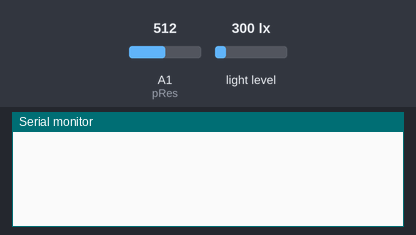
The sketch below on a simulated Arduino Uno, built with avr-gcc and run on an emulated ATmega328P. Shown: the last lines printed to the serial monitor. The test bench sets the inputs (shaded band); at power-on: light level 300 lx, A1 (pRes) = 512.

Above: at 1.2 s.
1.3 s: light level set to 40 lx
At 2.1 s:
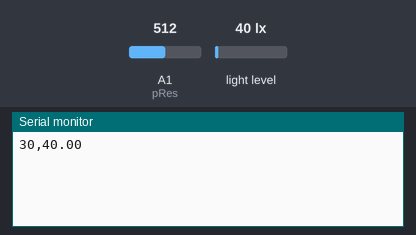
4.7 s: A1 (pRes) set to 716
At 5.4 s:
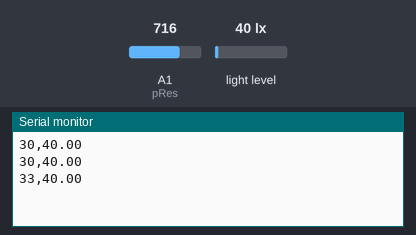
6.2 s: light level set to 500 lx
At 7.1 s:
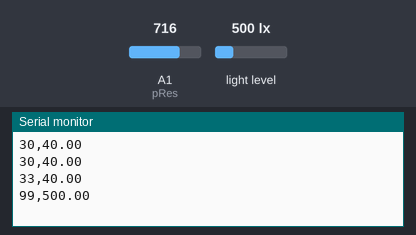
7.7 s: A1 (pRes) set to 900
At 8.7 s:
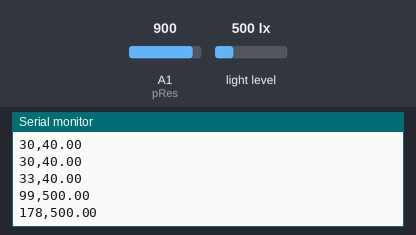
Timing chart, 0 to 10.2 s (numbered marks = the images above; inputs shaded):
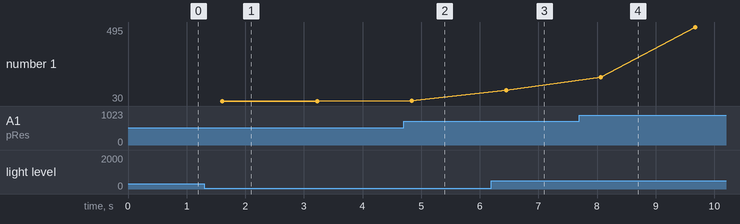

The sketch:

photosensor-calibration.ino
```cpp
#include <Wire.h>
#include <BH1750.h>

BH1750 lightMeter;

#define pRes                 A1
#define MAX_ADC_READING      1023
#define ADC_REF_VOLTAGE      3.26
#define REF_RESISTANCE       9950  // measure this for best results
#define LUX_CALC_SCALAR      12518931
#define LUX_CALC_EXPONENT    -1.405
#define ADJ_Value            0.865
#define ARRAY_SIZE           20

int dataCollection[ARRAY_SIZE];
int counter = 0;

float toLux(int value){
  if(value==MAX_ADC_READING){
    return 600000.0;
  }
  float adjustedVoltage = ADC_REF_VOLTAGE * ADJ_Value;
  float resistorVoltage = (float)value / MAX_ADC_READING * adjustedVoltage;
  float ldrVoltage = adjustedVoltage - resistorVoltage;
  float ldrResistance = ldrVoltage/resistorVoltage * REF_RESISTANCE;
  float ldrLux = LUX_CALC_SCALAR * pow(ldrResistance, LUX_CALC_EXPONENT);
  return ldrLux;
}

void setup(){

  Serial.begin(9600);

  //Photoresistor
  pinMode(pRes, INPUT);

  //Sensor
  Wire.begin();
  lightMeter.begin();

}

int arithmeticMedian() {
  int lux;
  for (int i = 0; i < ARRAY_SIZE; i++) {
    lux = lux + dataCollection[i];
  }
  lux = lux / ARRAY_SIZE;
  return lux;
}

void loop() {

  //Photoresistor
  int value = analogRead(pRes);
  int vlux = toLux(value);

  if (counter == ARRAY_SIZE){
    int meanValue = arithmeticMedian();
    Serial.print(meanValue);
    Serial.print(",");

    //Sensor
    float lux = lightMeter.readLightLevel();
    Serial.print(lux);
    Serial.println();

    counter=0;
  }

  dataCollection[counter] = vlux;
  counter++;

  delay(80);
}
```

Measured:
- after the input at 1.3 s, the serial monitor: prints a new line after 0.31 s (image 1)
- after the input at 4.7 s, the serial monitor: prints a new line after 0.14 s (image 2)
- after the input at 6.2 s, the serial monitor: prints a new line after 0.25 s (image 3)
- after the input at 7.7 s, the serial monitor: prints a new line after 0.36 s (image 4)
- plotted number 1: 30 → 33 after the input at 4.7 s, 99 → 495 after the input at 7.7 s
